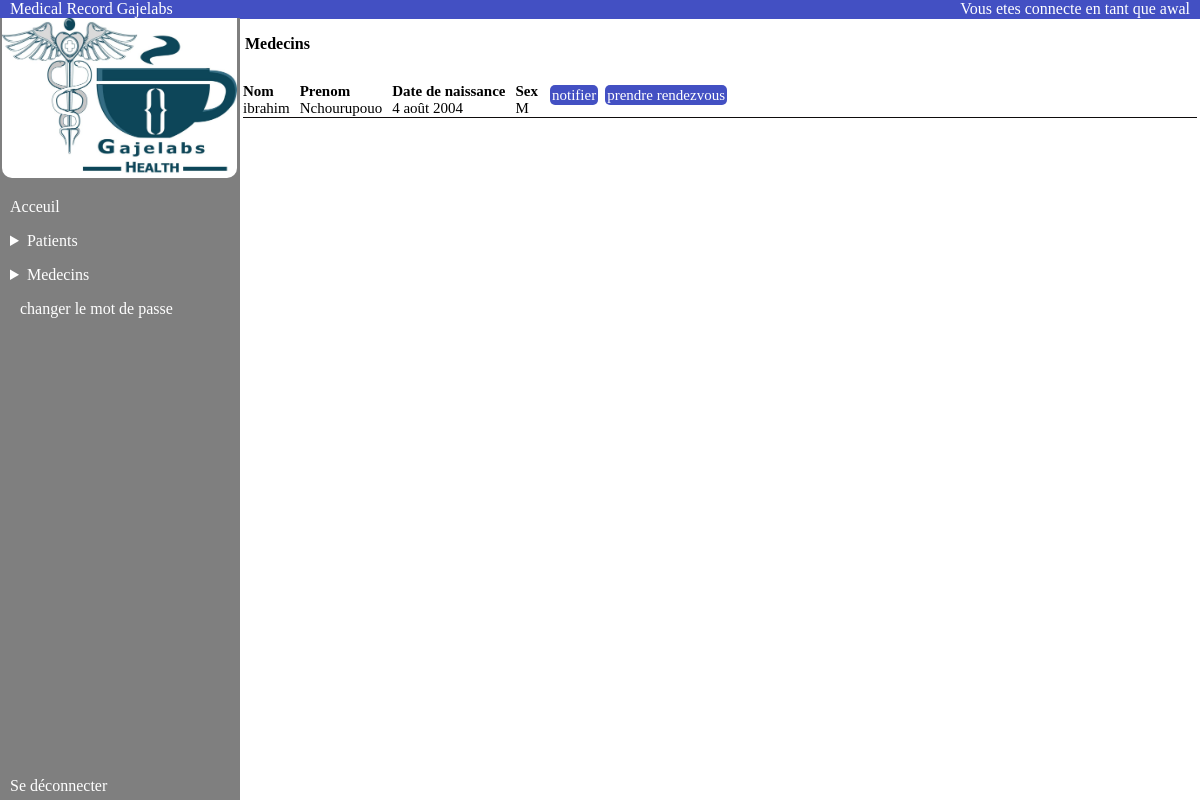
The app's page /medecins/ (signed in) with its own data.
### authentication/models.py (models this page shows, shortened)
class User(AbstractUser):
    PATIENT = 'PATIENT'
    MEDECIN = 'MEDECIN'
    MASCULIN = 'M'
    FEMININ = 'F'
    ROLE_CHOICES_ONE = (
        (PATIENT,'patient'),
        (MEDECIN,'medecin'),
    )
    ROLE_CHOICES_TWO = (
        (MASCULIN,'M'),
        (FEMININ,'F'),
    )
    profile_photo = models.ImageField(verbose_name='photo de profil')
    role = models.CharField(max_length=30, choices=ROLE_CHOICES_ONE, verbose_name='rôle')
    date_naissance = models.DateField(null=True)
    sex = models.CharField(max_length=1,choices=ROLE_CHOICES_TWO,verbose_name='sexe')
    telephone = models.IntegerField(null=True)

### patient/views.py (the view)
# urls.py: path('medecins/',patient.views.Liste_medecin,name='liste_medecins')
@login_required
def Liste_medecin(request):
    medecins = User.objects.filter(groups__name='medecin')
    return render(request,'patient/medecin_list.html',{"medecins":medecins})

### patient/templates/patient/medecin_list.html
{% extends 'base.html' %}
{% block content %}
<p class="headPage"><span>Vous etes connecte en tant que {{user.username}}</span></p>
<p class="imagePatient_add">
    <strong>Medecins</strong>
</p>
<div class="list_patient_scroll">
    <div class="content_patient_list">
        {% for medecin in medecins %}
        <div class="info_link_patient">
            <div class="infoPatient">
                <div class="patien_list"><span class="label">Nom </span><span>{{ medecin.first_name }}</span></div>
                <div class="patien_list"><span class="label">Prenom </span><span>{{medecin.last_name}}</span></div>
                <div class="patien_list"><span class="label">Date de naissance
                    </span><span>{{medecin.date_naissance}}</span></div>
                <div class="patien_list"><span class="label">Sex</span><span> {{ medecin.sex }}</span></div>
            </div>
            <div class="linkPatient">
                <span>
                    <a class="dossierM" href=""> notifier </a>
                </span>
                <span>
                    <a class="dossierM" href=""> prendre rendezvous</a>
                </span>
            </div>
        </div>
        <div style="border-top: 1px solid #0e0c0c;"></div>
        {% endfor %}
    </div>
</div>
{% endblock %}

### static/homepage.css (style rules this page uses)
body { margin: auto; }
.headPage { width: 100%; height: 19px; background-color: #4350C3; margin-top: 0; }
.headPage span { position: absolute; right: 0; margin-right: 10px; color: white; }

### static/patient_list.css (style rules this page uses)
.content_patient_list { margin-left: 3px; margin-right: 3px; margin-top: 20px; }
.content_patient_list .info_link_patient { display: flex; flex-direction: row; flex-wrap: wrap; }
.content_patient_list .label { font-weight: bold; }
.patien_list { display: flex; flex-direction: column; flex-wrap: wrap; }
.infoPatient { display: flex; flex-direction: row; flex-wrap: wrap; gap: 10px; margin-top: 10px; }
.linkPatient a { text-decoration: none; margin-left: 7px; font-size: 15px; width: 10px; }
.linkPatient { padding: 0; }
.patien_list span { font-size: 15px; }
.info_link_patient { display: flex; flex-direction: row; flex-wrap: wrap; align-items: center; gap: 5px; }
.linkPatient { display: flex; flex-wrap: wrap; grid:10px; font-size: 15px; padding: 0px; }
.dossierM { background-color: #4350C3; color: white; border: 2px ; border-radius: 5px; padding:2px; }
.imagePatient_add { margin-left: 5px; margin-bottom: 0px; }
.list_patient_scroll { overflow-y: auto; }
.label { font-weight: bold; }

### records on screen
User: username "awal"
User: first_name "ibrahim", last_name "Nchourupouo", date_naissance "4 août 2004", sex "M"
